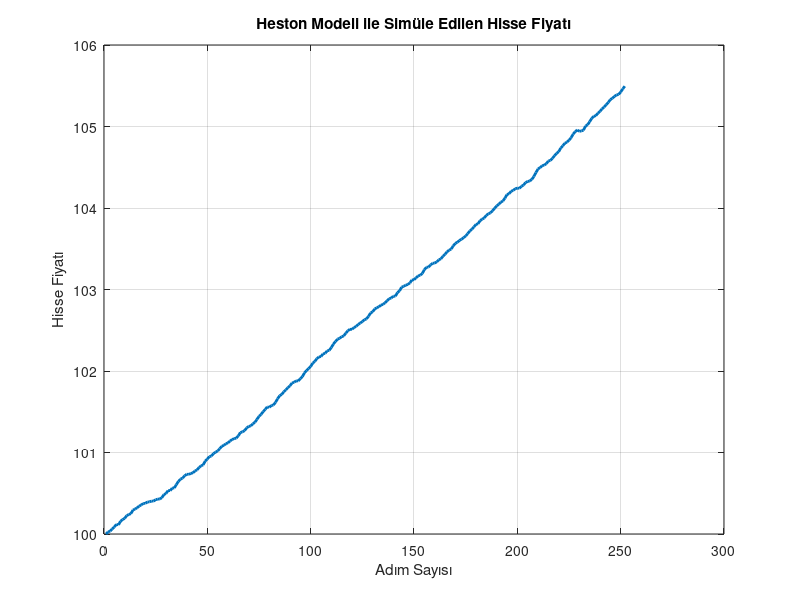

Source code (MATLAB):
% Opsiyon Fiyatlama - Genişletilmiş Black-Scholes ve Heston Modeli
clear; clc; close all;

% Black-Scholes Parametreleri
S0 = 100;  % Hisse fiyatı
K = 110;   % Kullanım fiyatı (strike price)
T = 1;     % Vade süresi
r = 0.05;  % Risksiz faiz oranı
sigma = 0.3;  % Volatilite (Black-Scholes için sabit)

% Black-Scholes Opsiyonu Fiyatlama
d1 = (log(S0 / K) + (r + 0.5 * sigma^2) * T) / (sigma * sqrt(T));
d2 = d1 - sigma * sqrt(T);
call_price_bs = S0 * normcdf(d1) - K * exp(-r * T) * normcdf(d2);

disp(['Black-Scholes Call Opsiyon Fiyatı: ', num2str(call_price_bs)]);

% Heston Parametreleri
kappa = 2;  % Reversion hızı
theta = 0.04;  % Uzun dönem volatilite seviyesi
sigma_v = 0.2;  % Volatilitenin volatilitesi
v0 = 0.04;  % Başlangıç volatilitesi
rho = -0.7;  % Hisse ve volatilite arasındaki korelasyon

% Heston Modeli ile Monte Carlo Simülasyonu
n_simulations = 10000;
n_steps = 252;  % İş günleri
dt = T / n_steps;
S = zeros(n_simulations, n_steps);
V = zeros(n_simulations, n_steps);
S(:,1) = S0;
V(:,1) = v0;

for t = 2:n_steps
    dW1 = sqrt(dt) * randn(n_simulations,1);  % Hisse fiyatı için Brown hareketi
    dW2 = rho * dW1 + sqrt(1 - rho^2) * sqrt(dt) * randn(n_simulations,1);  % Volatilite için
    V(:,t) = max(V(:,t-1) + kappa * (theta - V(:,t-1)) * dt + sigma_v * sqrt(V(:,t-1)) .* dW2, 0);
    S(:,t) = S(:,t-1) .* exp((r - 0.5 * V(:,t-1)) * dt + sqrt(V(:,t-1)) .* dW1);
end

% Call opsiyonu ödemesi
payoff = max(S(:,end) - K, 0);
call_price_heston = mean(payoff) * exp(-r * T);

disp(['Heston Modeli Call Opsiyon Fiyatı: ', num2str(call_price_heston)]);

% Sonuçların Grafik Gösterimi
figure;
plot(1:n_steps, mean(S), 'LineWidth', 2);
xlabel('Adım Sayısı');
ylabel('Hisse Fiyatı');
title('Heston Modeli ile Simüle Edilen Hisse Fiyatı');
grid on;
